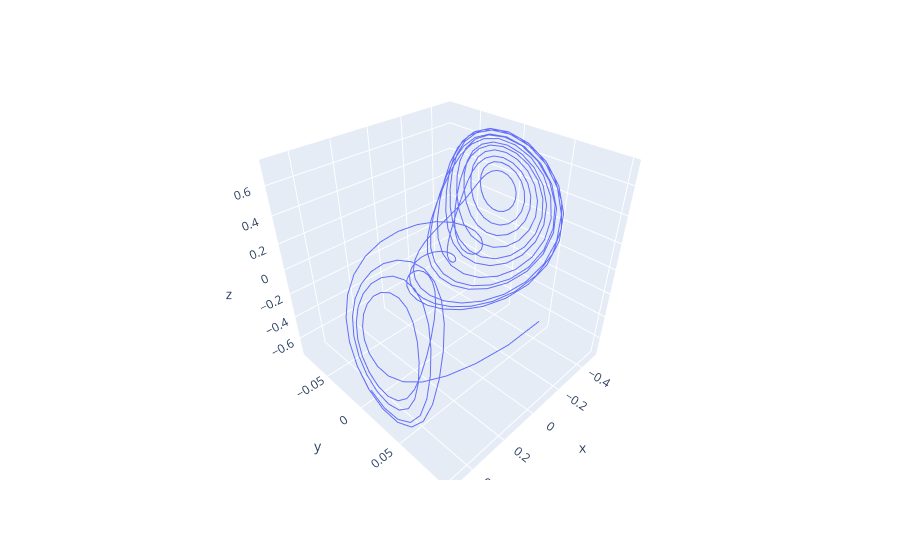

Notebook code for this chart:
### Code cell
fig = px.line_3d(x=sol.y[0, :], y=sol.y[1, :], z=sol.y[2, :])
fig.show()

### Figure 1 — Plotly figure (JSON) as saved in the notebook; plotly's stock layout.template omitted (floating-point values rounded to 4 significant figures; data arrays with more than 128 entries replaced by an {"elided": "..."} marker saying what was removed)
{"data": [{"hovertemplate": "x=%{x}<br>y=%{y}<br>z=%{z}<extra></extra>", "legendgroup": "", "line": {"color": "#636efa", "dash": "solid"}, "marker": {"symbol": "circle"}, "mode": "lines", "name": "", "scene": "scene", "showlegend": false, "type": "scatter3d", "x": {"elided": "400 float values"}, "y": {"elided": "400 float values"}, "z": {"elided": "400 float values"}}], "layout": {"legend": {"tracegroupgap": 0}, "margin": {"t": 60}, "scene": {"domain": {"x": [0, 1], "y": [0, 1]}, "xaxis": {"title": {"text": "x"}}, "yaxis": {"title": {"text": "y"}}, "zaxis": {"title": {"text": "z"}}}}}
